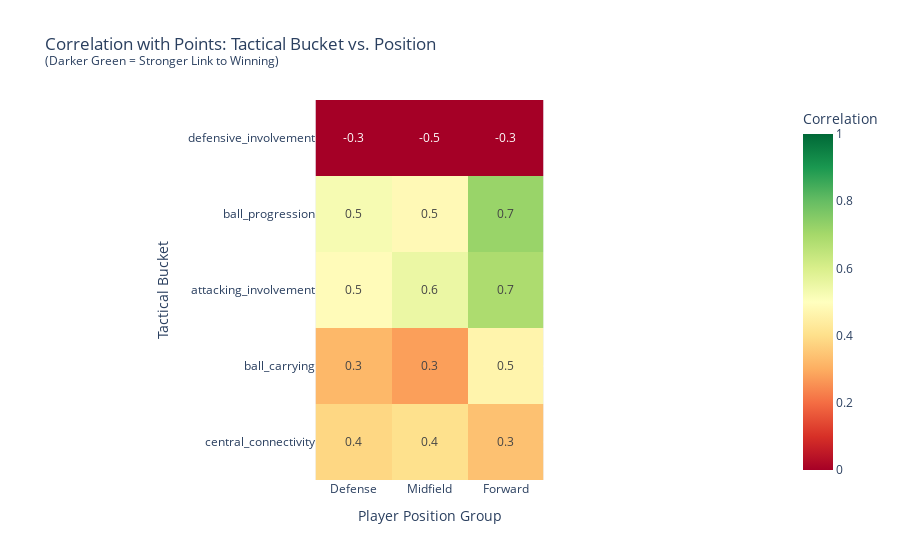

Source (notebook cell):
### Code cell
fig = px.imshow(
    heatmap_df,
    text_auto=".1f",               
    color_continuous_scale='RdYlGn', 
    range_color=[0, 1],             
    labels=dict(x="Player Position Group", y="Tactical Bucket", color="Correlation"),
    title='Correlation with Points: Tactical Bucket vs. Position<br><sup>(Darker Green = Stronger Link to Winning)</sup>'
)
fig.show()

### Figure 1 — Plotly figure (JSON) as saved in the notebook; plotly's stock layout.template omitted (floating-point values rounded to 4 significant figures)
{"data": [{"coloraxis": "coloraxis", "hovertemplate": "Player Position Group: %{x}<br>Tactical Bucket: %{y}<br>Correlation: %{z}<extra></extra>", "name": "0", "texttemplate": "%{z:.1f}", "type": "heatmap", "x": ["Defense", "Midfield", "Forward"], "xaxis": "x", "y": ["defensive_involvement", "ball_progression", "attacking_involvement", "ball_carrying", "central_connectivity"], "yaxis": "y", "z": [[-0.2823, -0.5121, -0.2658], [0.5246, 0.4822, 0.7196], [0.4881, 0.5527, 0.686], [0.3201, 0.2775, 0.4635], [0.3819, 0.404, 0.3383]]}], "layout": {"coloraxis": {"cmax": 1, "cmin": 0, "colorbar": {"title": {"text": "Correlation"}}, "colorscale": [[0, "rgb(165,0,38)"], [0.1, "rgb(215,48,39)"], [0.2, "rgb(244,109,67)"], [0.3, "rgb(253,174,97)"], [0.4, "rgb(254,224,139)"], [0.5, "rgb(255,255,191)"], [0.6, "rgb(217,239,139)"], [0.7, "rgb(166,217,106)"], [0.8, "rgb(102,189,99)"], [0.9, "rgb(26,152,80)"], [1, "rgb(0,104,55)"]]}, "title": {"text": "Correlation with Points: Tactical Bucket vs. Position<br><sup>(Darker Green = Stronger Link to Winning)</sup>"}, "xaxis": {"anchor": "y", "constrain": "domain", "domain": [0, 1], "scaleanchor": "y", "title": {"text": "Player Position Group"}}, "yaxis": {"anchor": "x", "autorange": "reversed", "constrain": "domain", "domain": [0, 1], "title": {"text": "Tactical Bucket"}}}}
